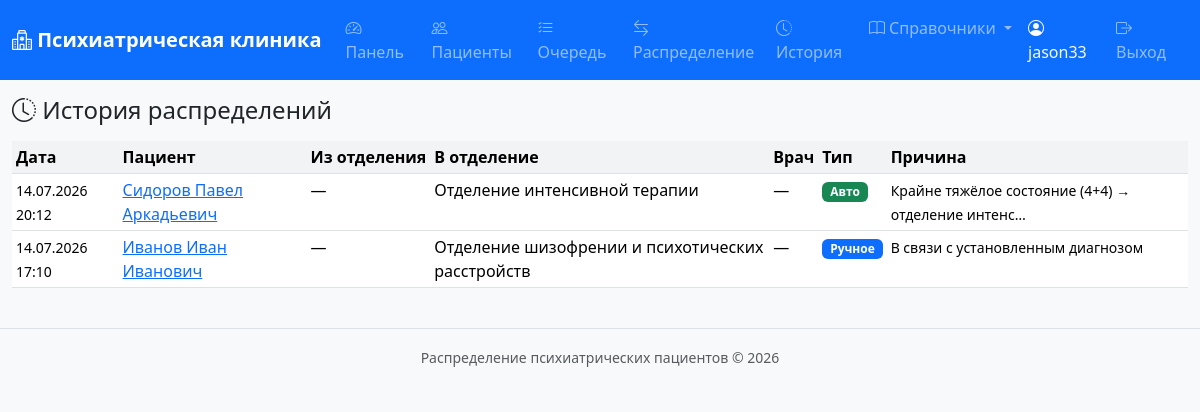
The page /distribution/history/ (signed in) on the database its author committed.
### apps/accounts/models.py (models this page shows, shortened)
class User(AbstractUser):
    ROLE_CHOICES = [
        ('doctor', 'Врач приёмного отделения'),
        ('senior_nurse', 'Старшая медсестра'),
        ('admin', 'Администратор'),
    ]
    role = models.CharField(max_length=20, choices=ROLE_CHOICES, default='doctor', verbose_name='Роль')
    phone = models.CharField(max_length=20, blank=True, verbose_name='Телефон')
    class Meta:
        verbose_name = 'Пользователь'
        verbose_name_plural = 'Пользователи'

### apps/patients/models.py (models this page shows, shortened)
class AssignmentLog(models.Model):
    patient = models.ForeignKey(Patient, on_delete=models.CASCADE, related_name='assignment_logs',
                                verbose_name='Пациент')
    from_department = models.ForeignKey(
        Department, on_delete=models.SET_NULL, null=True, blank=True,
        related_name='assignments_from', verbose_name='Из отделения'
    )
    to_department = models.ForeignKey(
        Department, on_delete=models.SET_NULL, null=True, blank=True,
        related_name='assignments_to', verbose_name='В отделение'
    )
    assigned_by = models.ForeignKey(
        settings.AUTH_USER_MODEL, on_delete=models.SET_NULL, null=True, blank=True,
        verbose_name='Врач'
    )
    reason = models.TextField(blank=True, verbose_name='Причина')
    is_automatic = models.BooleanField(default=False, verbose_name='Автоматическое')
    created_at = models.DateTimeField(auto_now_add=True, verbose_name='Дата распределения')
    class Meta:
        verbose_name = 'Лог распределения'
        verbose_name_plural = 'Логи распределений'
        ordering = ['-created_at']

class Patient(models.Model):
    STATUS_CHOICES = [
        ('waiting', 'Ожидает распределения'),
        ('assigned', 'Распределён'),
        ('hospitalized', 'Госпитализирован'),
        ('rejected', 'Отказ'),
    ]
    last_name = models.CharField(max_length=100, verbose_name='Фамилия')
    first_name = models.CharField(max_length=100, verbose_name='Имя')
    patronymic = models.CharField(max_length=100, blank=True, verbose_name='Отчество')
    date_of_birth = models.DateField(verbose_name='Дата рождения')
    gender = models.ForeignKey(Gender, on_delete=models.PROTECT, verbose_name='Пол')
    diagnosis = models.ForeignKey(Diagnosis, on_delete=models.PROTECT, verbose_name='Диагноз (МКБ-11)')
    mental_severity = models.ForeignKey(
        MentalSeverity, on_delete=models.PROTECT, verbose_name='Тяжесть психического состояния'
    )
    physical_severity = models.ForeignKey(
        PhysicalSeverity, on_delete=models.PROTECT, verbose_name='Тяжесть физического состояния'
    )
    admission_date = models.DateTimeField(default=timezone.now, verbose_name='Дата и время поступления')
    status = models.CharField(
        max_length=20, choices=STATUS_CHOICES, default='waiting', verbose_name='Статус'
    )
    department = models.ForeignKey(
        Department, on_delete=models.SET_NULL, null=True, blank=True,
        verbose_name='Назначенное отделение'
    )
    assigned_by = models.ForeignKey(
        settings.AUTH_USER_MODEL, on_delete=models.SET_NULL, null=True, blank=True,
        verbose_name='Распределено (врач)'
    )
    assignment_note = models.TextField(blank=True, verbose_name='Примечание к распределению')
    created_at = models.DateTimeField(auto_now_add=True, verbose_name='Создано')
    updated_at = models.DateTimeField(auto_now=True, verbose_name='Обновлено')
    class Meta:
        verbose_name = 'Пациент'
        verbose_name_plural = 'Пациенты'
        ordering = ['-admission_date']
    @property
    def full_name(self):
        return f'{self.last_name} {self.first_name} {self.patronymic}'.strip()

### apps/references/models.py (models this page shows, shortened)
class Department(models.Model):
    GENDER_CHOICES = [
        ('M', 'Мужское'),
        ('F', 'Женское'),
        ('ANY', 'Смешанное'),
    ]
    AGE_CHOICES = [
        ('CHILD', 'Детское/Подростковое'),
        ('ADULT', 'Взрослое'),
        ('ANY', 'Любой возраст'),
    ]
    name = models.CharField(max_length=200, verbose_name='Название отделения')
    profile = models.CharField(max_length=500, blank=True, verbose_name='Профиль (диагнозы)')
    profile_diagnoses = models.ManyToManyField(
        Diagnosis, blank=True, related_name='departments', verbose_name='Профильные диагнозы'
    )
    gender_restriction = models.CharField(
        max_length=3, choices=GENDER_CHOICES, default='ANY', verbose_name='Ограничение по полу'
    )
    age_category = models.CharField(
        max_length=5, choices=AGE_CHOICES, default='ANY', verbose_name='Возрастная категория'
    )
    total_beds = models.PositiveIntegerField(default=0, verbose_name='Общее кол-во коек')
    occupied_beds = models.PositiveIntegerField(default=0, verbose_name='Занято коек')
    is_active = models.BooleanField(default=True, verbose_name='Активно')
    class Meta:
        verbose_name = 'Отделение'
        verbose_name_plural = 'Отделения'
        ordering = ['name']

### apps/distribution/views.py (the view)
# urls.py: path('history/', views.history_view, name='history'),
@login_required
def history_view(request):
    logs = AssignmentLog.objects.select_related(
        'patient', 'from_department', 'to_department', 'assigned_by'
    )
    paginator = Paginator(logs, 20)
    page_obj = paginator.get_page(request.GET.get('page'))
    return render(request, 'distribution/history.html', {'page_obj': page_obj})

### apps/distribution/templates/distribution/history.html (shortened to what this page needs)
{% extends "base.html" %}
{% block content %}
<h4 class="mt-3"><i class="bi bi-clock-history"></i> История распределений</h4>
<div class="table-responsive mt-3">
    <table class="table table-hover table-sm">
        <thead>
            <tr>
                <th>Дата</th>
                <th>Пациент</th>
                <th>Из отделения</th>
                <th>В отделение</th>
                <th>Врач</th>
                <th>Тип</th>
                <th>Причина</th>
            </tr>
        </thead>
        <tbody>
            {% for log in page_obj %}
            <tr>
                <td><small>{{ log.created_at|date:"d.m.Y H:i" }}</small></td>
                <td>
                    <a href="{% url 'patients:detail' pk=log.patient.pk %}">{{ log.patient.full_name }}</a>
                </td>
                <td>{{ log.from_department.name|default:"—" }}</td>
                <td>{{ log.to_department.name|default:"—" }}</td>
                <td>{{ log.assigned_by.get_full_name|default:"—" }}</td>
                <td>
                    {% if log.is_automatic %}
                    <span class="badge bg-success">Авто</span>
                    {% else %}
                    <span class="badge bg-primary">Ручное</span>
                    {% endif %}
                </td>
                <td><small>{{ log.reason|truncatechars:50|default:"—" }}</small></td>
            </tr>
            {% empty %}
            <tr><td colspan="7" class="text-center text-muted">Записей нет</td></tr>
            {% endfor %}
        </tbody>
    </table>
</div>
{% endblock %}

### templates/base.html (shortened to what this page needs)
{% load static %}
<!DOCTYPE html>
<html lang="ru">
<head>
    <link href="https://cdn.jsdelivr.net/npm/bootstrap@5.3.3/dist/css/bootstrap.min.css" rel="stylesheet">
    <link href="https://cdn.jsdelivr.net/npm/bootstrap-icons@1.11.3/font/bootstrap-icons.min.css" rel="stylesheet">
    <link href="{% static 'css/style.css' %}" rel="stylesheet">
</head>
<body>
    <nav class="navbar navbar-expand-lg navbar-dark bg-primary">
        <div class="container-fluid">
            <a class="navbar-brand" href="{% url 'home' %}">
                <i class="bi bi-hospital"></i> Психиатрическая клиника
            </a>
            <div class="collapse navbar-collapse" id="navbarNav">
                <ul class="navbar-nav me-auto">
                    {% if user.is_authenticated %}
                    <li class="nav-item">
                        <a class="nav-link" href="{% url 'reports:dashboard' %}">
                            <i class="bi bi-speedometer2"></i> Панель
                        </a>
                    </li>
                    <li class="nav-item">
                        <a class="nav-link" href="{% url 'patients:list' %}">
                            <i class="bi bi-people"></i> Пациенты
                        </a>
                    </li>
                    <li class="nav-item">
                        <a class="nav-link" href="{% url 'distribution:queue' %}">
                            <i class="bi bi-list-check"></i> Очередь
                        </a>
                    </li>
                    <li class="nav-item">
                        <a class="nav-link" href="{% url 'distribution:manual_assign' %}">
                            <i class="bi bi-arrow-left-right"></i> Распределение
                        </a>
                    </li>
                    <li class="nav-item">
                        <a class="nav-link" href="{% url 'distribution:history' %}">
                            <i class="bi bi-clock-history"></i> История
                        </a>
                    </li>
                    <li class="nav-item dropdown">
                        <a class="nav-link dropdown-toggle" href="#" data-bs-toggle="dropdown">
                            <i class="bi bi-book"></i> Справочники
                        </a>
                    </li>
                    {% endif %}
                </ul>
                <ul class="navbar-nav">
                    {% if user.is_authenticated %}
                    <li class="nav-item">
                        <span class="nav-link text-light">
                            <i class="bi bi-person-circle"></i> {{ user.get_full_name|default:user.username }}
                        </span>
                    </li>
                    <li class="nav-item">
                        <a class="nav-link" href="{% url 'accounts:login' %}?logout=1">
                            <i class="bi bi-box-arrow-right"></i> Выход
                        </a>
                    </li>
                    {% else %}
                    <li class="nav-item">
                        <a class="nav-link" href="{% url 'accounts:login' %}">
                            <i class="bi bi-box-arrow-in-right"></i> Вход
                        </a>
                    </li>
                    {% endif %}
                </ul>
            </div>
        </div>
    </nav>
    <div class="container-fluid mt-3">
        {% block content %}{% endblock %}
    </div>
    <footer class="bg-light text-center text-muted py-3 mt-4 border-top">
        <small>Распределение психиатрических пациентов &copy; {% now "Y" %}</small>
    </footer>
</body>
</html>

### static/css/style.css (style rules this page uses)
body { font-family: 'Segoe UI', Tahoma, Geneva, Verdana, sans-serif; background-color: #f8f9fa; }
.navbar-brand { font-weight: 600; }
.table th { background-color: #f1f3f5; font-weight: 600; white-space: nowrap; }

### rows shown on the page
User: get_full_name "jason33"
AssignmentLog: created_at "14.07.2026 20:12", patient.full_name "Сидоров Павел Аркадьевич", from_department.name "—", to_department.name "Отделение интенсивной терапии", assigned_by.get_full_name "—", is_automatic "Авто", reason "Крайне тяжёлое состояние (4+4) → отделение интенс…"
AssignmentLog: created_at "14.07.2026 17:10", patient.full_name "Иванов Иван Иванович", from_department.name "—", to_department.name "Отделение шизофрении и психотических расстройств", assigned_by.get_full_name "—", is_automatic "Ручное", reason "В связи с установленным диагнозом"
